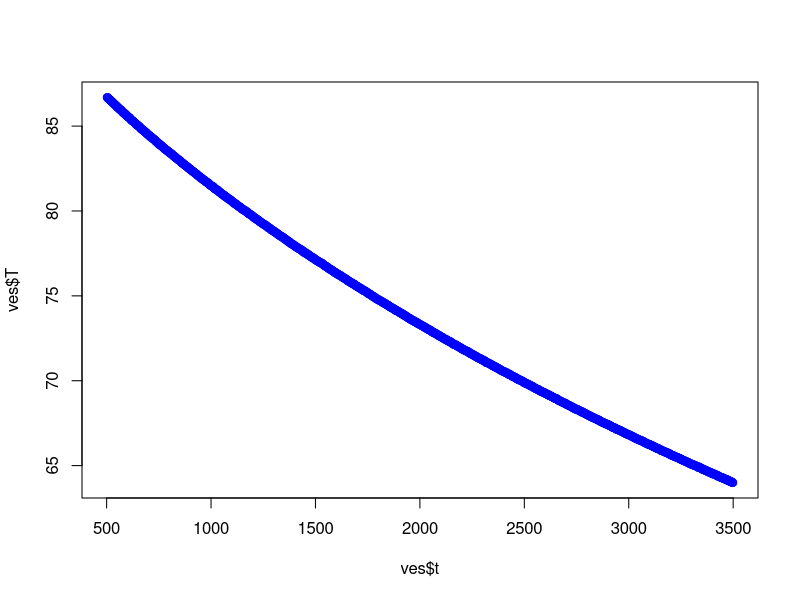
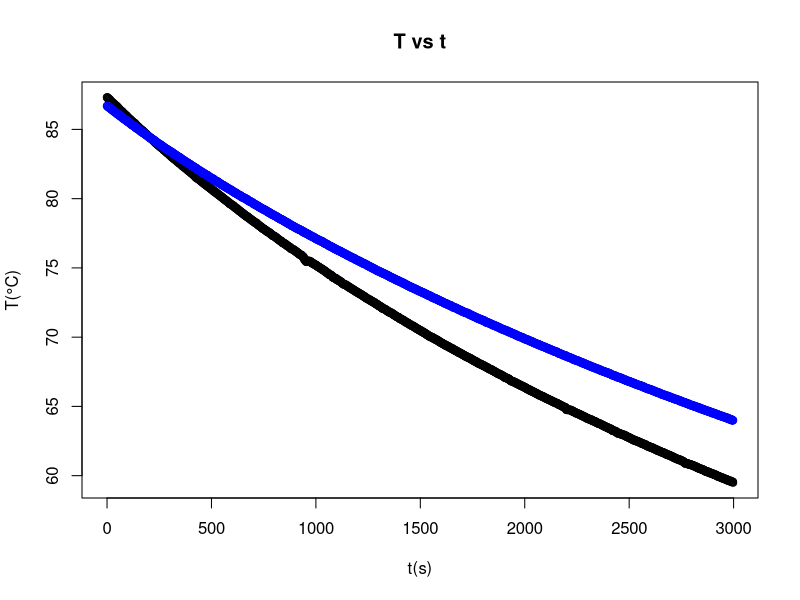

Source code (R) for these figures, in order: (Note: this script raises an error after producing the figures.)
setwd(paste(getwd(), "Lab5", sep = "/"))
p.des <- read.csv("medidasPavaDesnuda.csv", header = T, sep = ";")
p.ves <- read.csv("medidasPavaVestida.csv", header = T, sep = ";")

# 
orden <- function(medidas){
  colnames(medidas) <- c("h","m","s","T")
  medidas$t <- medidas$h * 3600 + medidas$m * 60  + medidas$s
  t0 <- medidas[medidas$T == max(medidas$T),]$t[1]
  medidas <- medidas[medidas$t >= t0,]
  medidas$t <- medidas$t - t0

  medidas
}
des <- orden(p.des)
ves <- orden(p.ves)
ves <- ves[ves$t >500 & ves$t < 3500,]
plot(ves$t, ves$T, col = "blue")
des <- des[des$t > 500 & des$t < 3500,]
des <- orden(des)
ves <- orden(ves)
desAm <- 19.2
vesAm <- 18.7

plot(des$t, des$T, main = "T vs t",
     xlab = "t(s)", ylab = "T(°C)")
points(x = ves$t, y = ves$T, col = "blue")
lines(x = ves$t, y = vesAm + (ves$T[1] - vesAm)* exp(r.m * ves$t), col = "red",
       pch = 20, lwd = 3)


plot(ves$t, log((ves$T-vesAm)/(ves$T[1]-vesAm)) / ves$t)
r <- log((ves$T-vesAm)/(ves$T[1]-vesAm)) / ves$t
r <- r[-1]
r.m <- mean(r)
